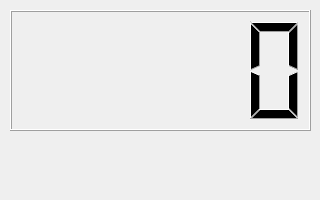
<?xml version="1.0" encoding="UTF-8"?>
<ui version="4.0">
 <class>RelojDigital</class>
 <widget class="QDialog" name="RelojDigital">
  <property name="geometry">
   <rect>
    <x>0</x>
    <y>0</y>
    <width>320</width>
    <height>200</height>
   </rect>
  </property>
  <property name="minimumSize">
   <size>
    <width>320</width>
    <height>200</height>
   </size>
  </property>
  <property name="maximumSize">
   <size>
    <width>320</width>
    <height>200</height>
   </size>
  </property>
  <property name="windowTitle">
   <string>Reloj Digital</string>
  </property>
  <widget class="QWidget" name="verticalLayoutWidget">
   <property name="geometry">
    <rect>
     <x>10</x>
     <y>10</y>
     <width>301</width>
     <height>121</height>
    </rect>
   </property>
   <layout class="QVBoxLayout" name="lay_ver_principal">
    <item>
     <widget class="QLCDNumber" name="lcd_hora"/>
    </item>
   </layout>
  </widget>
 </widget>
 <resources/>
 <connections/>
</ui>
